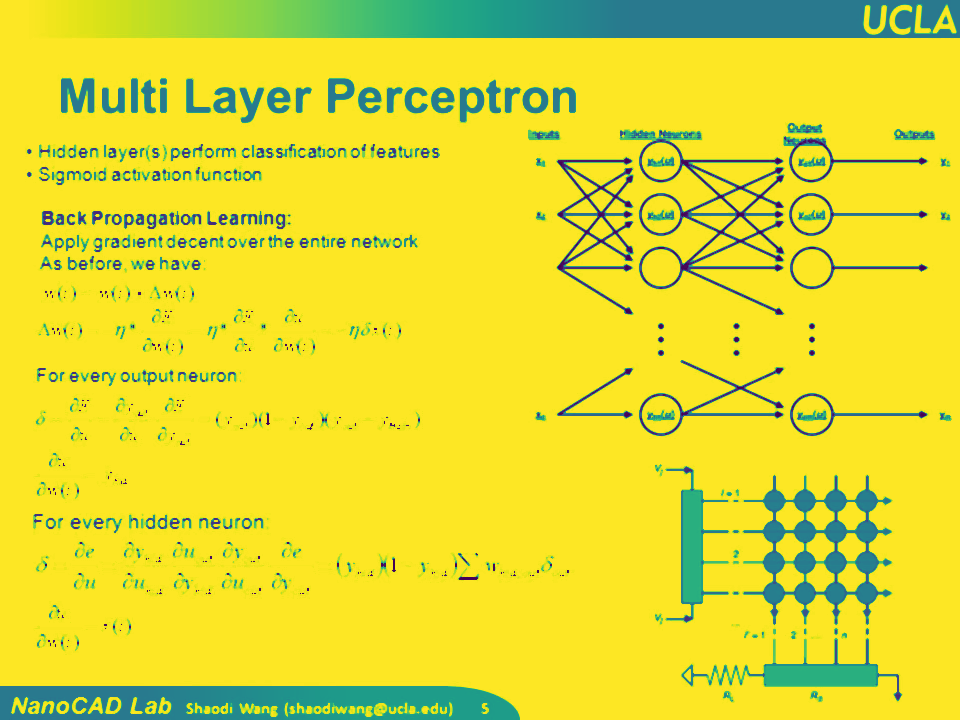
#> input picture OCR + NLP POCs/Environment-1/OCR/out1.png, 960 x 720 px, given in place of out1.jpg, which was not available
$ jupyter execute --allow-errors background-color-detection.ipynb   (shell and % lines are left out)   (text cells are left out)
#> lines starting #> are read from the running program, lines starting #| are printed output that depends on the picture; pictures that were not available may be replaced by others from this repository, and a replacement may not be noted
[cell 1]
from __future__ import print_function

from tesserocr import PyTessBaseAPI, PSM, PT, RIL, iterate_level
from PIL import Image
import time

[cell 2]
import cv2
import numpy as np
from io import BytesIO

[cell 3]
import matplotlib.pyplot as plt
import matplotlib.patches as patches

#> (a cell that did not finish here is left out)

[cell 5]
start = time.time()

#> (the rest of this cell did not finish here and is left out)

#> (a cell that did not finish here is left out)

[cell 7]
IMAGEPATH = '../datafiles/out1.jpg'
PILimage = Image.open(IMAGEPATH)
#> PILimage is the input picture: PIL image 960x720 RGBA; mean R, G, B, A 224.1, 217.9, 47.9, 255
NUMPYimage = np.array(PILimage, dtype='int16')
print(NUMPYimage.shape, NUMPYimage.dtype)
#| (720, 960, 4) int16

[cell 8]
np.amin(NUMPYimage), np.amax(NUMPYimage)
#> Out = (1, 255)

[cell 9]
plt.figure(figsize=(20, 10))
plt.imshow(NUMPYimage)
plt.show()

[cell 10]
NUMPYimage[200:300].shape
#> Out = (100, 960, 4)

#> (a cell that did not finish here is left out)

#> (a cell that did not finish here is left out)

[cell 13]
NUMPYimage[2956:2986][2284:2346]
#> Out = empty array

[cell 14]
(NUMPYimage.dtype)

[cell 15]
plt.figure (figsize=(20, 10))
plt.imshow(np.uint8(NUMPYimage))
plt.show()

#> (a cell that did not finish here is left out)

[cell 17]
# Create figure and axes
fig, ax = plt.subplots(figsize = (30, 20))

# Display the image
ax.imshow(np.uint8(NUMPYimage))

#> (the rest of this cell did not finish here and is left out)

[cell 18]
np.amin(NUMPYimage), np.amax(NUMPYimage)
#> Out = (1, 255)

[cell 19]
imgCV = cv2.cvtColor(np.uint8(NUMPYimage), cv2.COLOR_RGB2BGR)

[cell 20]
imgCV.shape
#> Out = (720, 960, 3)

[cell 21]
imgCV

[cell 22]
#img = cv2.imread(IMAGEPATH)    # Load the image

channels = cv2.split(imgCV)       # Set the image channels
colors = ("b", "g", "r")        # Initialize tuple
plt.figure(figsize=(20,10))
plt.title("Color Histogram")
plt.xlabel("Bins")
plt.ylabel("Number of Pixels")

hist = []
for (i, col) in zip(channels, colors):       # Loop over the image channels
    #print(i, col)
    hist.append(cv2.calcHist([i], [0], None, [256], [0, 256]))   # Create a histogram for current channel
    plt.plot(hist[-1], color = col)      # Plot the histogram
    plt.xlim([0, 256])
#> this loop made 3 passes
#> col on passes 1 to 3: 'b', 'g', 'r'
#> after the loop, hist = 3 items
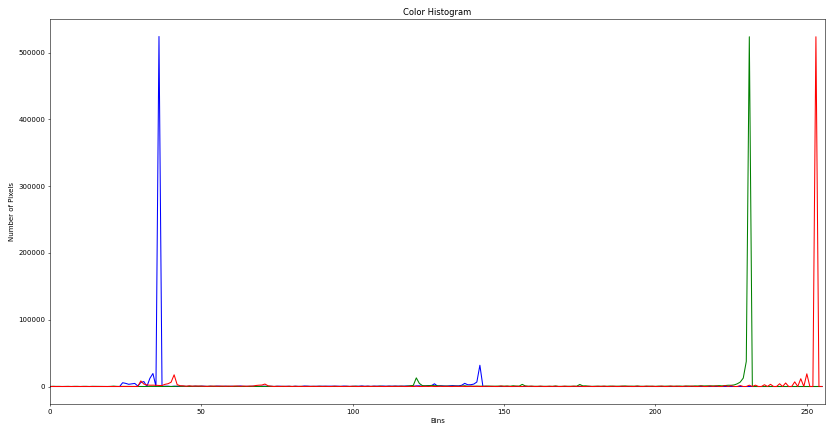
#> figure drawn by matplotlib, 1 panel; curve peaks at x = 36, y = 523980; curve peaks at x = 231, y = 523592; curve peaks at x = 253, y = 523592

[cell 23]
np.where(hist[0] == np.amax(hist[0]))
#> Out = ([36], [0])

[cell 24]
np.where(hist[1] == np.amax(hist[1]))
#> Out = ([231], [0])

[cell 25]
np.where(hist[2] == np.amax(hist[2]))
#> Out = ([253], [0])

[cell 26]
len(channels)
#> Out = 3

[cell 27]
#img = cv2.imread(IMAGEPATH)    # Load the image

channels = cv2.split(imgCV)       # Set the image channels
colors = ("b", "g", "r")        # Initialize tuple
plt.figure()
plt.title("Color Histogram")
plt.xlabel("Bins")
plt.ylabel("Number of Pixels")

(i, col) = (channels[0], colors[0])       # Loop over the image channels
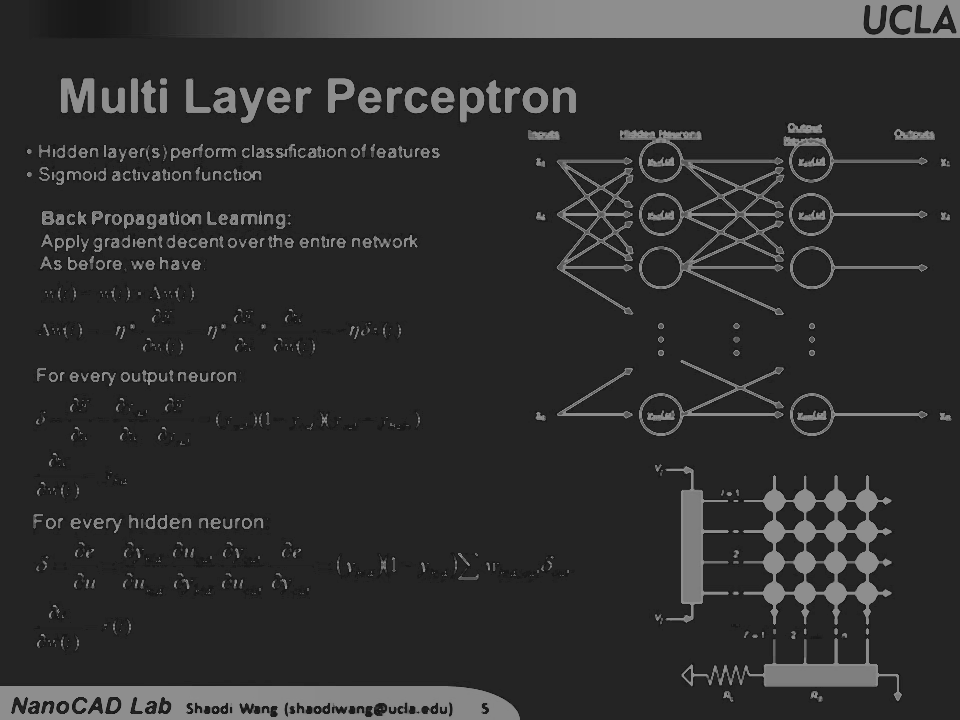
#> i: shape (720, 960); min 24, max 142, mean 47.9
#> col = 'b'
print(i, col)
#> (printed output is left out)
hist = cv2.calcHist([i], [0], None, [256], [0, 256])   # Create a histogram for current channel
#> hist = 256 values, max 523980 at index 36, min 0 at index 0, mean 2700
plt.plot(hist, color = col)      # Plot the histogram
plt.xlim([0, 256])
#> Out = (0, 256)
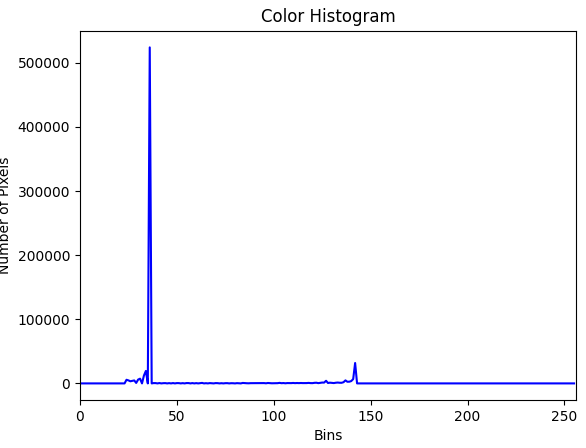
#> figure drawn by matplotlib, 1 panel; curve peaks at x = 36, y = 523980

[cell 28]
#img = cv2.imread(IMAGEPATH)    # Load the image

channels = cv2.split(imgCV)       # Set the image channels
colors = ("b", "g", "r")        # Initialize tuple
plt.figure()
plt.title("Color Histogram")
plt.xlabel("Bins")
plt.ylabel("Number of Pixels")

(i, col) = (channels[1], colors[1])       # Loop over the image channels
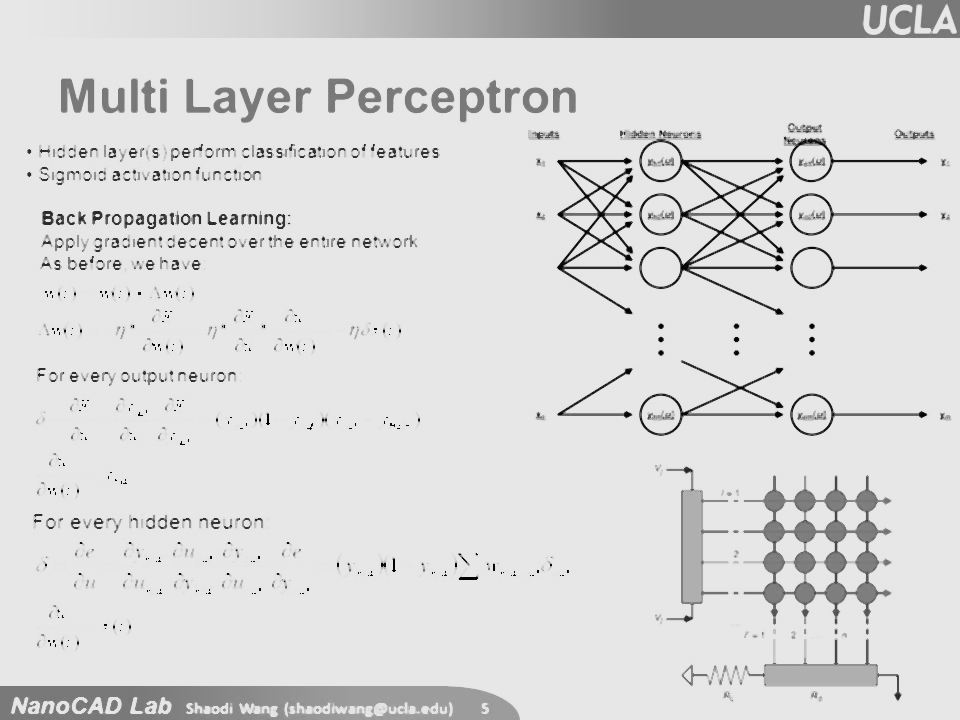
#> i: shape (720, 960); min 1, max 231, mean 217.9
#> col = 'g'
print(i, col)
#> (printed output is left out)
hist = cv2.calcHist([i], [0], None, [256], [0, 256])   # Create a histogram for current channel
#> hist = 256 values, max 523592 at index 231, min 0 at index 0, mean 2700
plt.plot(hist, color = col)      # Plot the histogram
plt.xlim([0, 256])
#> Out = (0, 256)
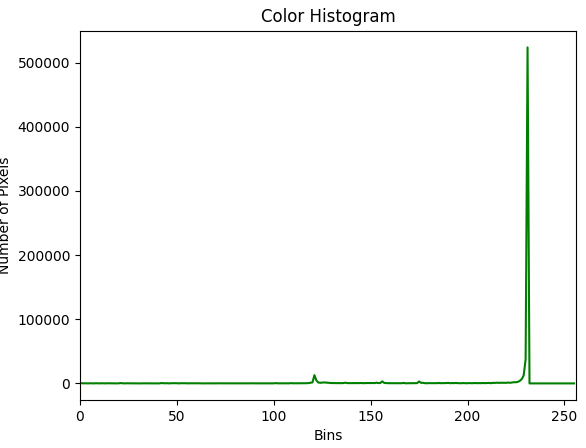
#> figure drawn by matplotlib, 1 panel; curve peaks at x = 231, y = 523592

[cell 29]
#img = cv2.imread(IMAGEPATH)    # Load the image

channels = cv2.split(imgCV)       # Set the image channels
colors = ("b", "g", "r")        # Initialize tuple
plt.figure()
plt.title("Color Histogram")
plt.xlabel("Bins")
plt.ylabel("Number of Pixels")

(i, col) = (channels[2], colors[2])       # Loop over the image channels
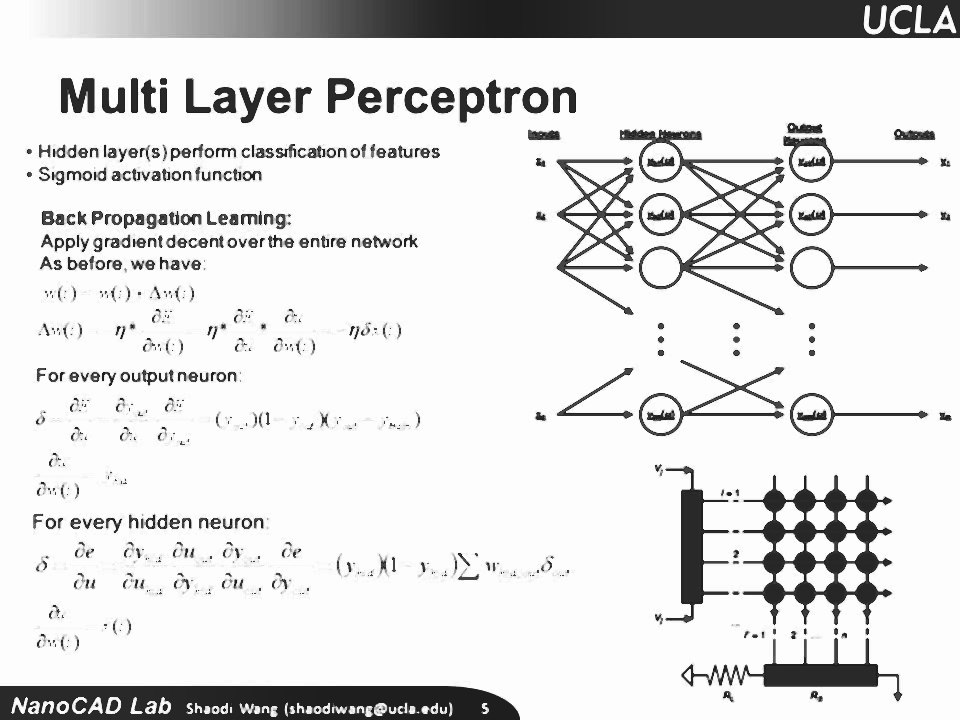
#> i: shape (720, 960); min 30, max 253, mean 224.1
#> col = 'r'
print(i, col)
#> (printed output is left out)
hist = cv2.calcHist([i], [0], None, [256], [0, 256])   # Create a histogram for current channel
#> hist = 256 values, max 523592 at index 253, min 0 at index 0, mean 2700
plt.plot(hist, color = col)      # Plot the histogram
plt.xlim([0, 256])
#> Out = (0, 256)
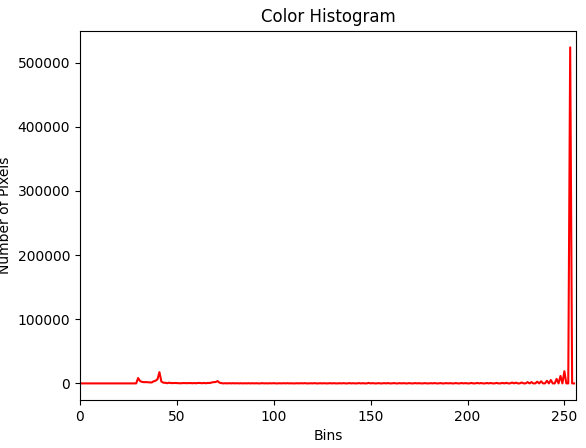
#> figure drawn by matplotlib, 1 panel; curve peaks at x = 253, y = 523592

[cell 30]
np.where(hist == np.amax(hist))
#> Out = ([253], [0])

[cell 31]
hist[0].T.shape
#> Out = (1,)

[cell 32]
bg = np.dot(hist[0], hist[1].T)
#> bg = 0

[cell 33]
bg.shape

#> (a cell that did not finish here is left out)

#> (a cell that did not finish here is left out)

[cell 36]
NUMPYimage.size
#> Out = 2764800
